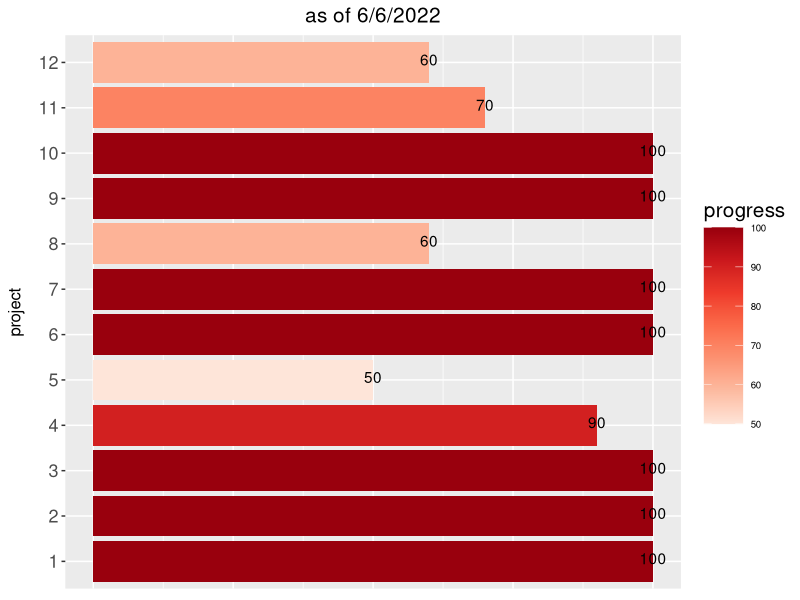

The R source for this figure:
## ---- chunk 1
knitr::opts_chunk$set(echo = TRUE)
library(tidyverse)
## ---- chunk 2
###### https://rstudio-pubs-static.s3.amazonaws.com/215319_ac67755c296b441dac7b24b48fc30156.html
project_progress=data.frame(project=seq(1,12), progress=c(100, 100, 100, 90, 50, 100, 100, 60, 100, 100, 70, 60))
bp.y <- ggplot(data =project_progress, aes(x = factor(project), y = progress)) + 
    geom_bar(stat = "identity", aes(fill = progress))+ 
  labs(x = "project")+
  geom_text(aes(label=progress), position=position_dodge(width=0.8), vjust=0.25, color="black")+  # add numbers over bars+
coord_flip()+ 
 theme_gray() +
    theme(axis.title.x = element_blank(), axis.text.x = element_blank(),
          axis.ticks.x = element_blank(), axis.text.y = element_text(size = 13), 
          axis.title.y = element_text(size = 12, margin = margin(0,10,0,0), angle =90 ), # this adjusts "project" on y axis 
          legend.position="none") + 
    scale_fill_distiller(name = "progress", palette = "Reds", direction = 1) + 
  theme(legend.position = "right", legend.direction = "vertical",
          legend.title = element_text(size = 15), legend.key.size = unit(1,"cm"),
          legend.text = element_text(size = 7))+
  ggtitle("as of 6/6/2022")+
  theme(plot.title = element_text(hjust = 0.5, size=15)) #center the title
bp.y
